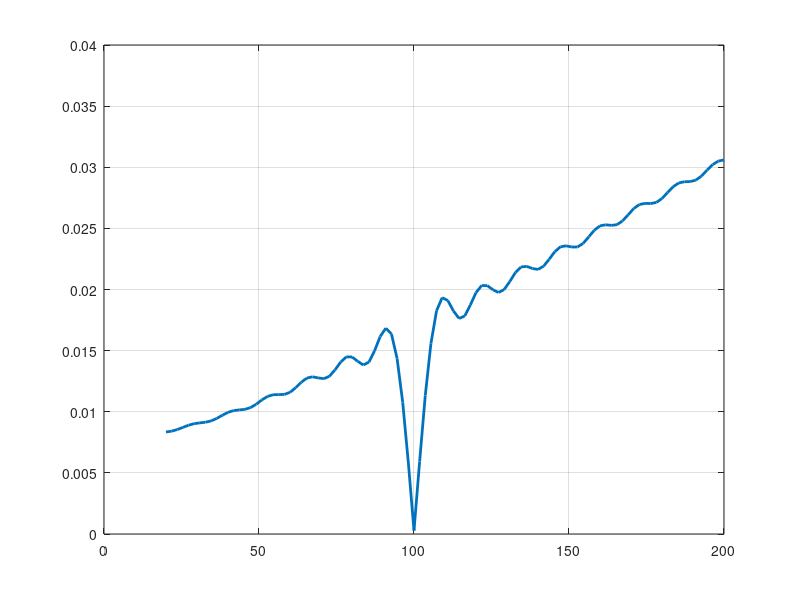
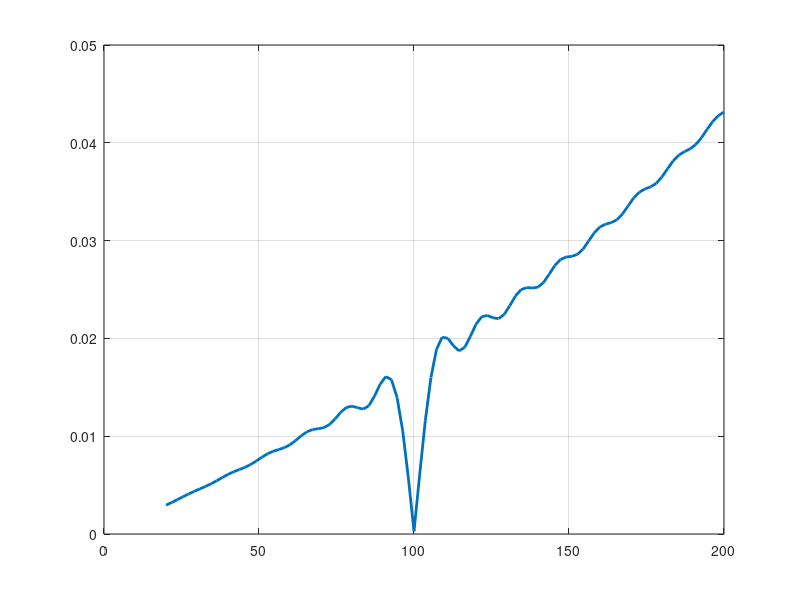
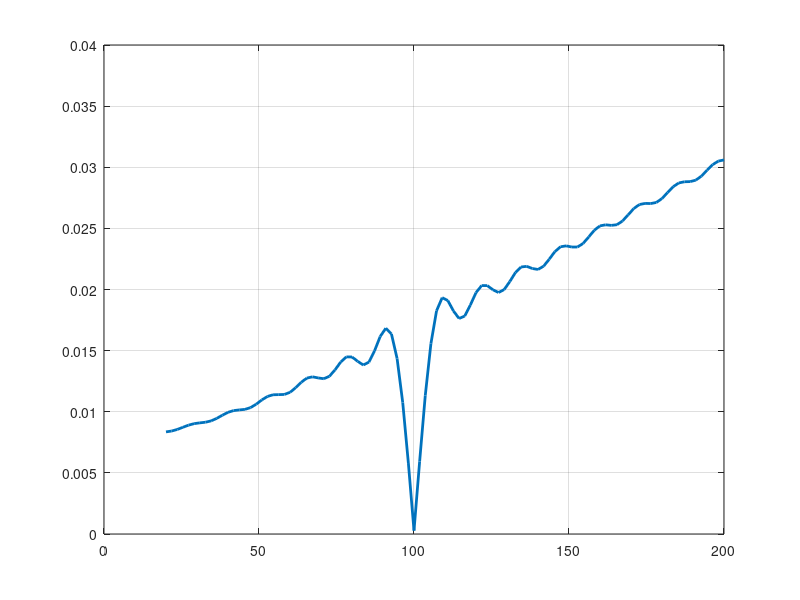

The MATLAB source for these figures, in order:
function PT
global a m k0 k eta dt Vt
m=0.1; % weight
k0=1000; % модуль Юнга  (что-то типа упругости)
k=k0/3.; % модуль Юнга  (что-то типа упругости) но тут для другой пружины (333.3333)
V_=1.; % Начальная скорость стенда

nT=2000; % количество отрезков, на которое мы разбиваем время
nOm=100; % - количество рассматриваемых частот

% Для абсолютно упругой системы можно проверить по более простым формулам (крайний случай)
% k_=k*k0/(k+k0); % for the case of eta=0
% om_=sqrt(k_/m);
% nu_=om_/2./pi % ------- resonant friquency in Hz
% T_=1./nu_


om=zeros(nOm,1); % - омега - угловая частота
del=zeros(3, nOm); % - дельта - относительная погрешность (три массива для положения, скорости, силы)
om0=20; % - частота от (2*pi*10)
om1=200; % - частота до (2.*pi*100.)
dom=(om1-om0)/(nOm-1); % - шаг частот
for j=0:nOm-1
  om(j+1)=om0+dom*j; % - массив частот для проверки
end

eta=1000; % вязкость демфера (то насколько гасятся колебания)
T=.5; % сколько всего времени мы смотрим
dt=T/nT; % шаг времени

t=(1:nT)*dt; % массив рассматриваемых точек времени

a=4.*m/dt/dt/k0+(k+k0)/eta/k0*2.*m/dt; % константа часто повторяющаяся в вычислениях

amplituda = zeros(nOm,1);
amplituda_ = zeros(nOm,1);

% цикл по частотам
for jj=1:nOm
  % массивы численных результатов
  z=zeros(nT,1); % положение
  v=zeros(nT,1); % скорость
  F=zeros(nT,1); % сила

  % массивы точных результатов
  zt=zeros(nT,1); % положение
  vt=zeros(nT,1); % скорость
  Ft=zeros(nT,1); % сила

  % точное решение для нулевого времени
  [z_ v_ F_]=sol(om(jj),V_);

  % для точного решения задаем крайние условия
  zt(1)=z_;
  vt(1)=v_;
  Ft(1)=F_;

  % для численного решения задаем крайние условия
  z(1)=z_;
  v(1)=v_;
  F(1)=F_;

  for j=1:nT-1
    % Точное решение для нужного времени получаем по простым формулам
    Ft(j+1)=F_*exp(i*om(jj)*t(j));
    vt(j+1)=v_*exp(i*om(jj)*t(j));
    zt(j+1)=z_*exp(i*om(jj)*t(j));

    Vt=V_*exp(i*om(jj)*t(j)); % текущая скорость стенда

    % численное решение
    [z(j+1) v(j+1) F(j+1)]=step(z(j),v(j),F(j));
  end

  % figure % ------- test
  % [po]=plot(t,real(vt));
  % set(po,'linewidth',2);
  % colormap hsv;
  % grid on;
  % hold on;

  % figure
  % [pf]=plot(t,real(v),'b-');
  % set(pf,'linewidth',2);
  % colormap hsv;
  % grid on;
  % hold on;

  del(1, jj)=norm(z - zt) / norm(zt); % относительная погрешность положения
  del(2, jj)=norm(v - vt) / norm(vt); % относительная погрешность скорости
  del(3, jj)=norm(F - Ft) / norm(Ft); % относительная погрешность силы

  % считаем амплитуду
  % amplituda(jj) = abs(max(zt) - min(zt));
  % amplituda_(jj) = abs(max(z) - min(z));
end

disp('Max delta z:')
disp(max(del(1)))
figure('Name','delta z');
plotDelta=plot(om, del(1, :));
set(plotDelta,'linewidth',2);
colormap hsv;
grid on;
hold on;

disp('Max delta v:')
disp(max(del(2)))
figure('Name','delta v');
[plotDelta]=plot(om, del(2, :));
set(plotDelta,'linewidth',2);
colormap hsv;
grid on;
hold on;

disp('Max delta F:')
disp(max(del(3)))
figure('Name','delta F');
[plotDelta]=plot(om, del(3, :));
set(plotDelta,'linewidth',2);
colormap hsv;
grid on;
hold on;

% figure
% [pom_]=plot(om,amplituda_);
% set(pom_,'linewidth',2);
% colormap hsv;
%                  
% grid on;
% hold on;
% 
% figure
% [pom]=plot(om,amplituda);
% set(pom,'linewidth',2);
% colormap hsv;
%                  
% grid on;
% hold on;


% figure
% [pf]=plot(t,real(z),'b-');
% set(pf,'linewidth',2);
% colormap hsv;
%                    
% grid on;
% hold on;

function [z_ v_ F_]=step(z,v,F);
  global a m k0 k eta dt Vt
  z_=z*((1.+a)/dt-k/2./eta)+a*(v-Vt)-2.*F/dt/k0;
  z_=z_/((1.+a)/dt+k/2./eta);
  v_=2.*(z_-z)/dt-v+2*Vt;
  F_=2.*m*(v-v_)/dt-F;

%-----------------------------
function [u v]=dudt(dt,k2,u0,v0,f)
  v=(1.-k2*dt*dt/4.)*v0-k2*dt*u0+dt*f;
  v=v/(1.+k2*dt*dt/4.);
  u=u0+dt*(v+v0)/2.;
%------------------
function [z_ v_ F_]=sol(om,V_);
  global a m k0 k eta dt Vt
  a11=om*om*m;
  a12=-1;
  b1=V_*i*om*m;
  a22=(k+k0)/k0+i*om*eta/k0;
  a21=-k-i*om*eta;
  b2=0;
  d=a11*a22-a12*a21;
  z_=(b1*a22-b2*a12)/d;
  F_=(-b1*a21+b2*a11)/d;
  v_=-F_/(i*om*m);
% a11*z_+a12*F_-b1
% a21*z_+a22*F_-b2
%------------------

% function d=customNorm(z,v,F);
%   global a m k0 k eta dt Vt
%   d=m*v*v+F*F/k0+k*(z-F/k0)*(z-F/k0);
%   d=sqrt(d/2.);